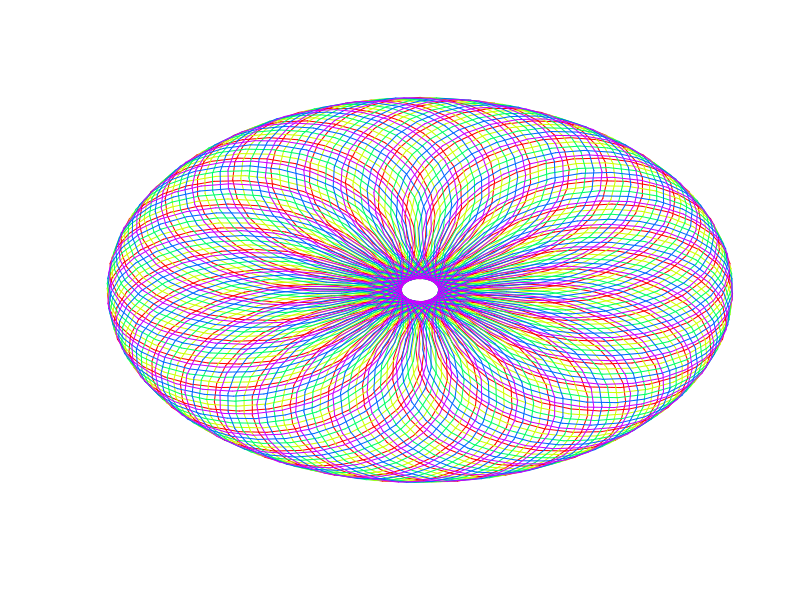
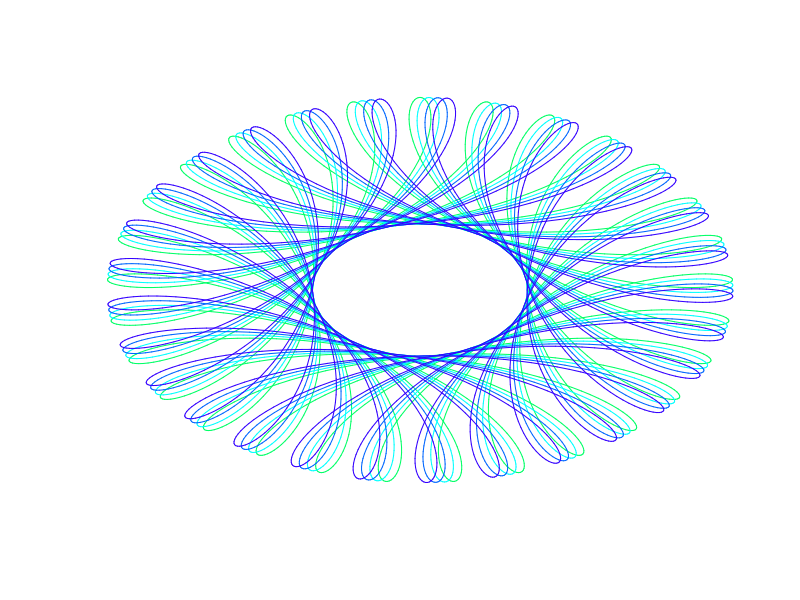
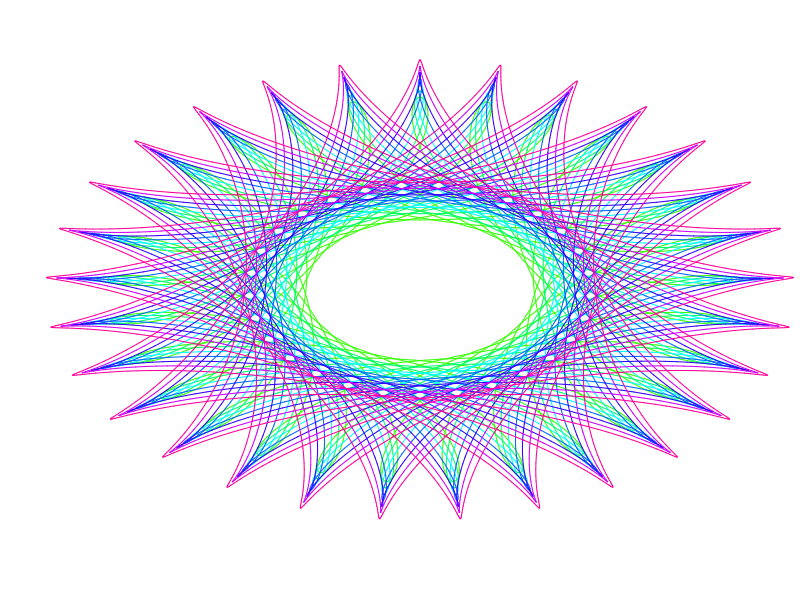

Reproduce these figures in R, in order.
# Alex Abbas
# 121129
# creating plots inspired by Spirograph(tm)

# functions
spiroPlot <- function(
 majorRadius = 1,
 minorRadius = 1/3,
 penRadius = 1,
 col = "black",
 angularTravel = 2 * pi * timesBackToStart ( majorRadius, minorRadius ),
 startAngle = 0,
 step = pi / 100,
 add = FALSE
) {
 par(xpd=NA)
 if (!add) {
  i <- majorRadius + penRadius
  plot ( c( -i , i ), c( -i , i ) , type = "n", xlab = "", ylab = "", axes = F )
 }
 circAngularOrient <- 0
 circAngularCoord <- startAngle
 steps <- angularTravel / step
 coord1 <- getPenCoords( circAngularOrient, circAngularCoord, majorRadius, penRadius )
 for (i in 1:steps) {
  circAngularCoord <- circAngularCoord + step
  circAngularOrient <- circAngularOrient - majorRadius / minorRadius * step
  coord2 <- getPenCoords( circAngularOrient, circAngularCoord, majorRadius, penRadius )
  lines(c(coord1[1],coord2[1]),c(coord1[2],coord2[2]),col=col)
  coord1 <- coord2
 }
}

timesBackToStart <- function ( major, minor ) {
 laps <- 1
 position <- 0
 end <- 1000
 for ( i in 1:end ) {
  position <- position + minor / major
  diff <- abs ( round( position ) - position )
  if ( diff < .00001 ) { return ( laps ) }
  if ( position > 1 ) {
   laps <- laps + 1
   position <- position - 1
  }
 }
 return ( end )
}

getPenCoords <- function( circAngularOrient, circAngularCoord, majorRadius, penRadius ) {
 circX <- sin( circAngularCoord ) * majorRadius
 circY <- cos( circAngularCoord ) * majorRadius
 penX <- circX + sin( circAngularOrient ) * penRadius
 penY <- circY + cos( circAngularOrient ) * penRadius
 c( penX , penY )
}




### example 1 ###
for (i in 1:5) {
  spiroPlot(
    9/4,
    1/3,
    2,
    col=rainbow(5)[i],
    startAngle=.05*(i-1),
    add=i>1
  )
}  

### example 2 ###
for (i in 1:4) {
  spiroPlot(
    7/4,
    2/3,
    6/7,
    col=rainbow(10)[i+4],
    startAngle=.04*(i-1),
    add=i>1
  )
}  

### example 3 ###
for (i in 1:7) {
  spiroPlot(
    7/4*(1+i*.05),
    2/3*(1+i*.05),
    6/7,
    col=rainbow(10)[i+3],
    add=i>1
  )
}  

